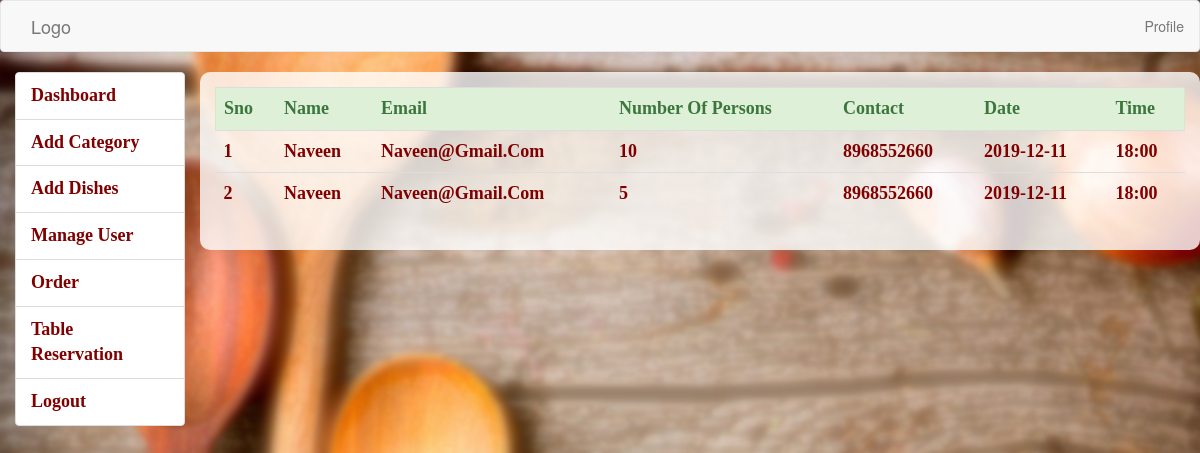
Screenshot of /admin/table.php with the database file from the repository.
### tables this page shows
CREATE TABLE `reservation` (
  `id` int(11) NOT NULL,
  `uid` varchar(100) NOT NULL,
  `name` varchar(100) NOT NULL,
  `email` varchar(100) NOT NULL,
  `num` varchar(100) NOT NULL,
  `phone` varchar(100) NOT NULL,
  `date` varchar(100) NOT NULL,
  `time` varchar(100) NOT NULL
);

### admin/table.php (the view, shortened to what this page needs)
<!DOCTYPE html>
<html>
<head>
<link rel="stylesheet" href="css/bootstrap.css"/>
<link rel="stylesheet" href="css/bootstrap.min.css"/>
</head>
<body>
<?php
include 'menu1.php';
include 'connect.php';
?>
<div class=" col-lg-10" style="background: rgb(255,255,255,.8); border-radius: 10px; padding: 15px;">
  <table class="table">
    <tr class="alert alert-success">
      <td>Sno</td>
      <td>Name</td>
      <td>Email</td>
      <td>Number of Persons</td>
      <td>Contact</td>
      <td>Date</td>
      <td>Time</td>
    </tr>
<?php
$sr=1;
$fet=$conn->query("SELECT * FROM reservation");
while ($fett=mysqli_fetch_array($fet)) {
  ?>
  <tr>
    <td><?php echo $sr; ?></td>
    <td><?php echo $fett['name']; ?></td>
    <td><?php echo $fett['email']; ?></td>
    <td><?php echo $fett['num']; ?></td>
    <td><?php echo $fett['phone']; ?></td>
    <td><?php echo $fett['date']; ?></td>
    <td><?php echo $fett['time']; ?></td>
  </tr>
  <?php
  $sr++;
}
?>
  </table>
</div>
</body>
</html>

### admin/connect.php (style rules this page uses)
body { background-image: url('../img/5.jpg'); width: 100%; }
body table { color: maroon; font-weight: bold; text-transform: capitalize; border-radius: 10px; font-family: Gabriola; font-size: 18px; }

### rows the page displays
reservation: name "Naveen", email "Naveen@gmail.com", num "10", phone "8968552660", date "2019-12-11", time "18:00"
reservation: name "Naveen", email "Naveen@gmail.com", num "5", phone "8968552660", date "2019-12-11", time "18:00"
